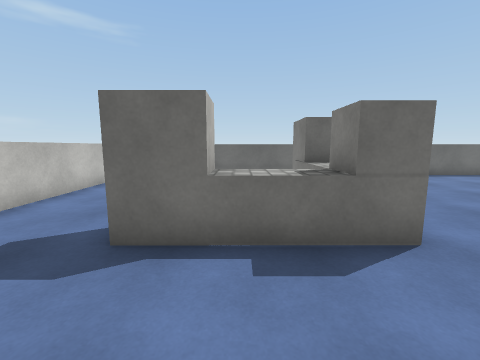
view 1 (above)

24 first-person views from a walk through a 3-D level made in the Unity game engine. The camera is 1.4 m above the floor, tilts 8° down and sees 90° across. The floor is counted in squares, 1 m on a side. Each view is taken from the middle of a square. On the plan, view 1 faces up. The plan holds only what a view shows up to about 13 squares ahead; the rest is blank. The place goes on beyond the plan. The player character is not drawn. Surface patterns are stand-ins for the level's own textures.

view 2
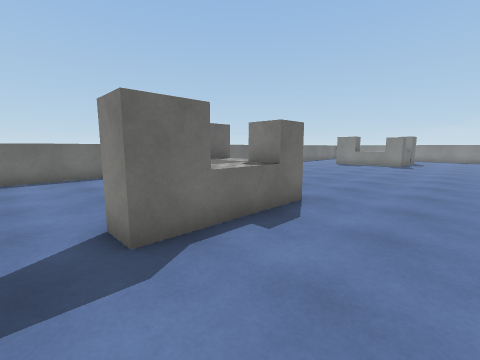

view 3
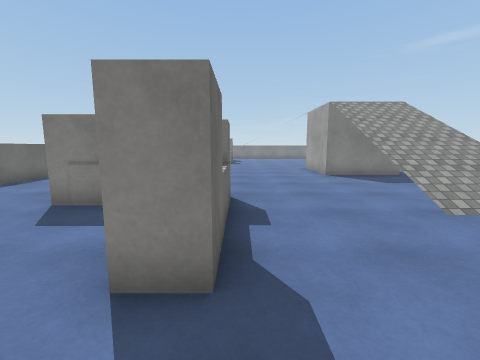

view 4
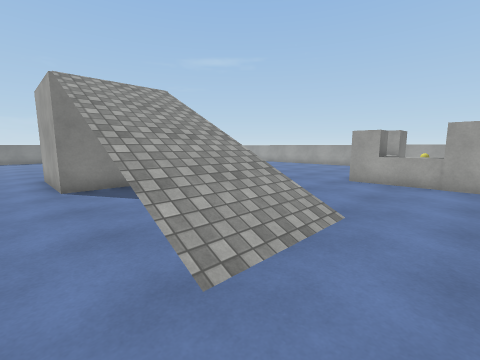

view 5
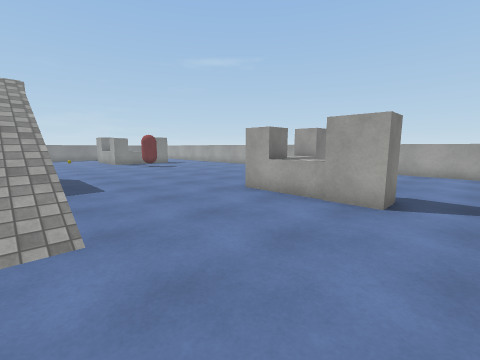

view 6
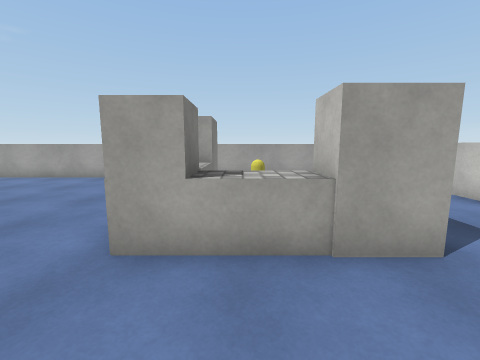

view 7
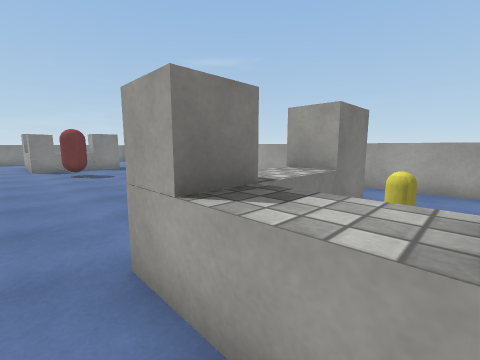

view 8
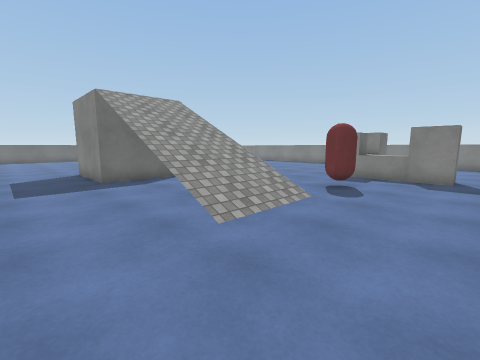

view 9
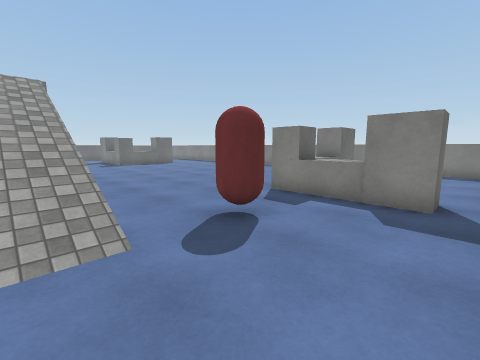

view 10
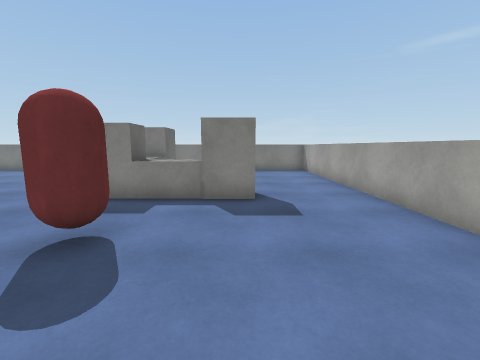

view 11
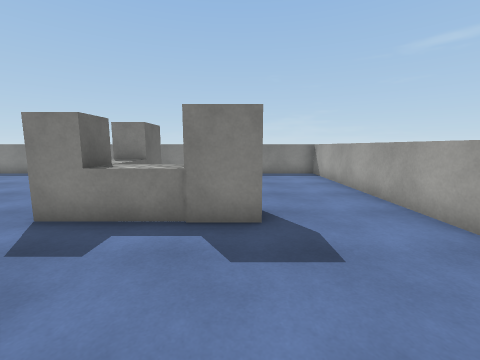

view 12
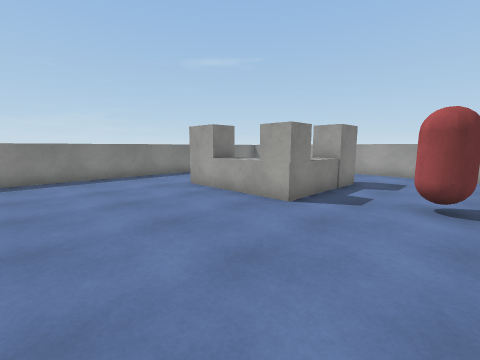

view 13
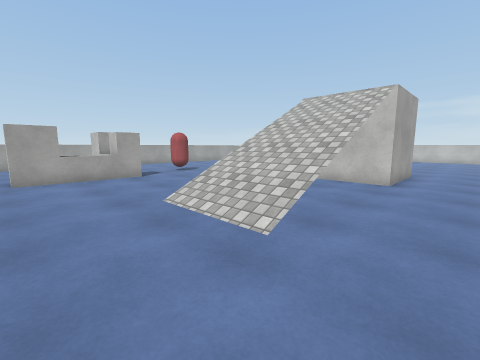

view 14
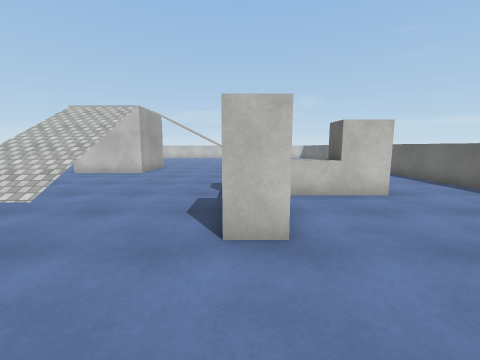

view 15
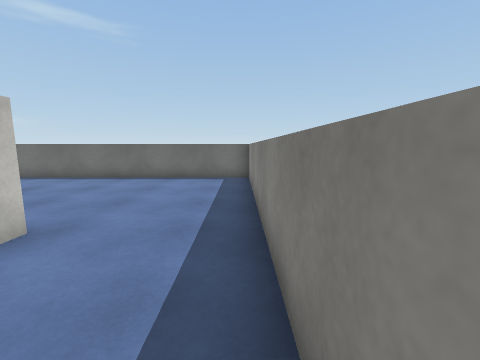

view 16
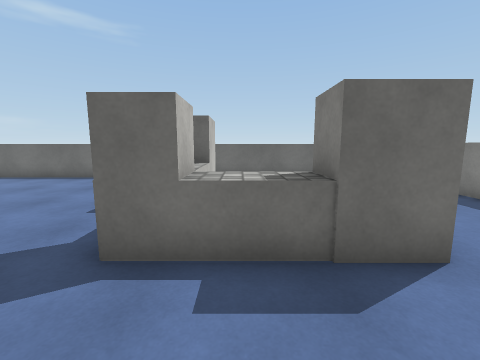

view 17
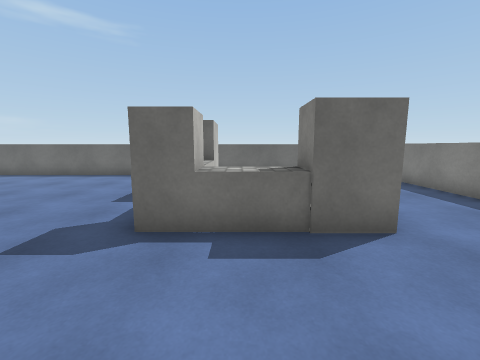

view 18
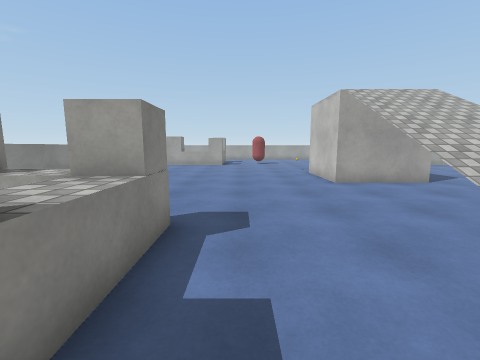

view 19
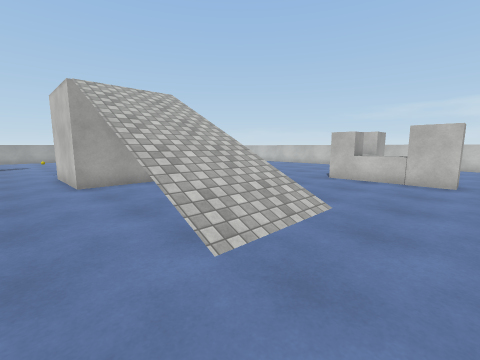

view 20
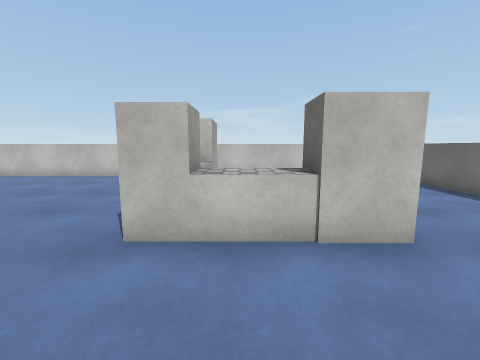

view 21
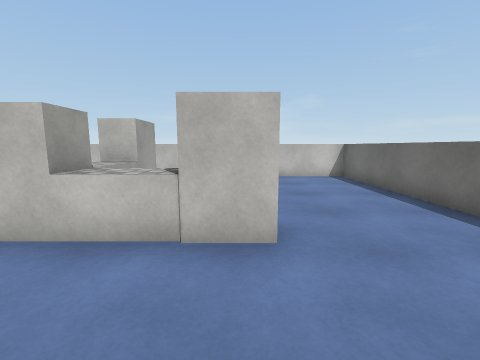

view 22
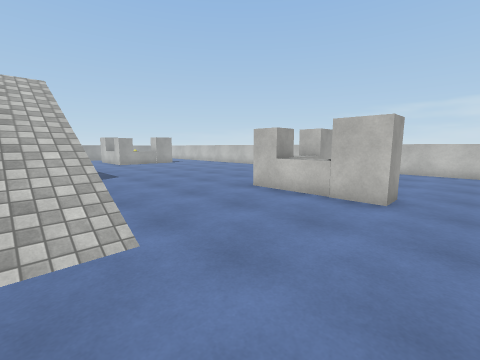

view 23
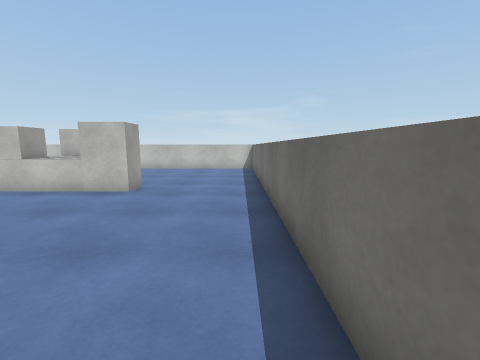

view 24
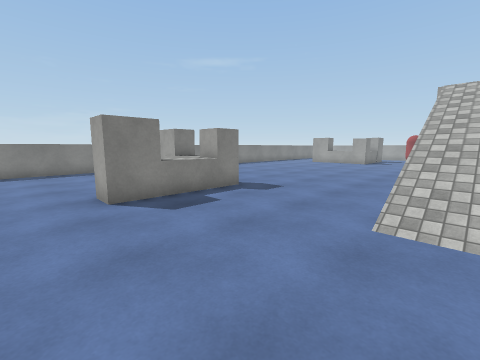

### Floor plan
Key: @ floor where view 1 was taken; # wall or solid block; . floor; / step, stairs or slope; = window, fence, low wall or low ledge; ^ raised ledge; B block; C cube; Y yellow capsule; R red capsule.
Columns run from 5 left of view 1 to 25 right of it. Each row starts with its distance up from view 1.
 12 ###############################
 11 #.............................#
 10 #.............................#
  9 #.............................#
  8 #....................BB.......#
  7 #......BB............BB.......#
  6 #......B.............^^.......#
  5 #......^.....////....#^^^B....#
  4 #..BBB^C.....///=....#C^BB....#
  3 #...B^^#.....///#.............#
  2   ............................#
  1   .......................... .#
  0 #....@.....................
 -1 #............####..........
 -2 #.....////...#  #...////.... .#
 -3 #.....////...#  #...////......#
 -4 #.....////...#  #...////......#
 -5 #............####.............#
 -6 # ............................#
 -7   ............................#
 -8   ............................#
 -9   ...........///#.............#
-10   ..BB^C#....///#....##^^BB...#
-11  ... B^##....////.RR.#C^BBB...#
-12  .... Y^..........RR..^   .  .#
-13 #....  BB............BB   .   #
-14 # ...  BB ...........BB.......#
-15   ...     ....................#
-16   ......   ...................#
-17   ......    ..................#
-18   #######  ####################

Where each view was taken, in squares from view 1:
view 1: 0 up, 0 right, facing up
view 2: 0 up, 3 left, facing up-right
view 3: 3 up, 4 left, facing right
view 4: 0 up, 1 left, facing down-right
view 5: 4 down, 3 left, facing down-right
view 6: 7 down, 1 right, facing down
view 7: 9 down, 0 right, facing down-right
view 8: 15 down, 5 right, facing up-right
view 9: 15 down, 10 right, facing up-right
view 10: 14 down, 10 right, facing right
view 11: 14 down, 12 right, facing right
view 12: 5 down, 13 right, facing down-right
view 13: 1 up, 21 right, facing down-left
view 14: 4 up, 24 right, facing left
view 15: 1 up, 24 right, facing up
view 16: 1 up, 18 right, facing up
view 17: 0 up, 18 right, facing up
view 18: 8 up, 15 right, facing down
view 19: 8 up, 13 right, facing down-left
view 20: 5 up, 6 right, facing left
view 21: 7 up, 6 right, facing left
view 22: 9 up, 9 right, facing down-left
view 23: 11 up, 10 right, facing left
view 24: 10 up, 10 right, facing down-right
